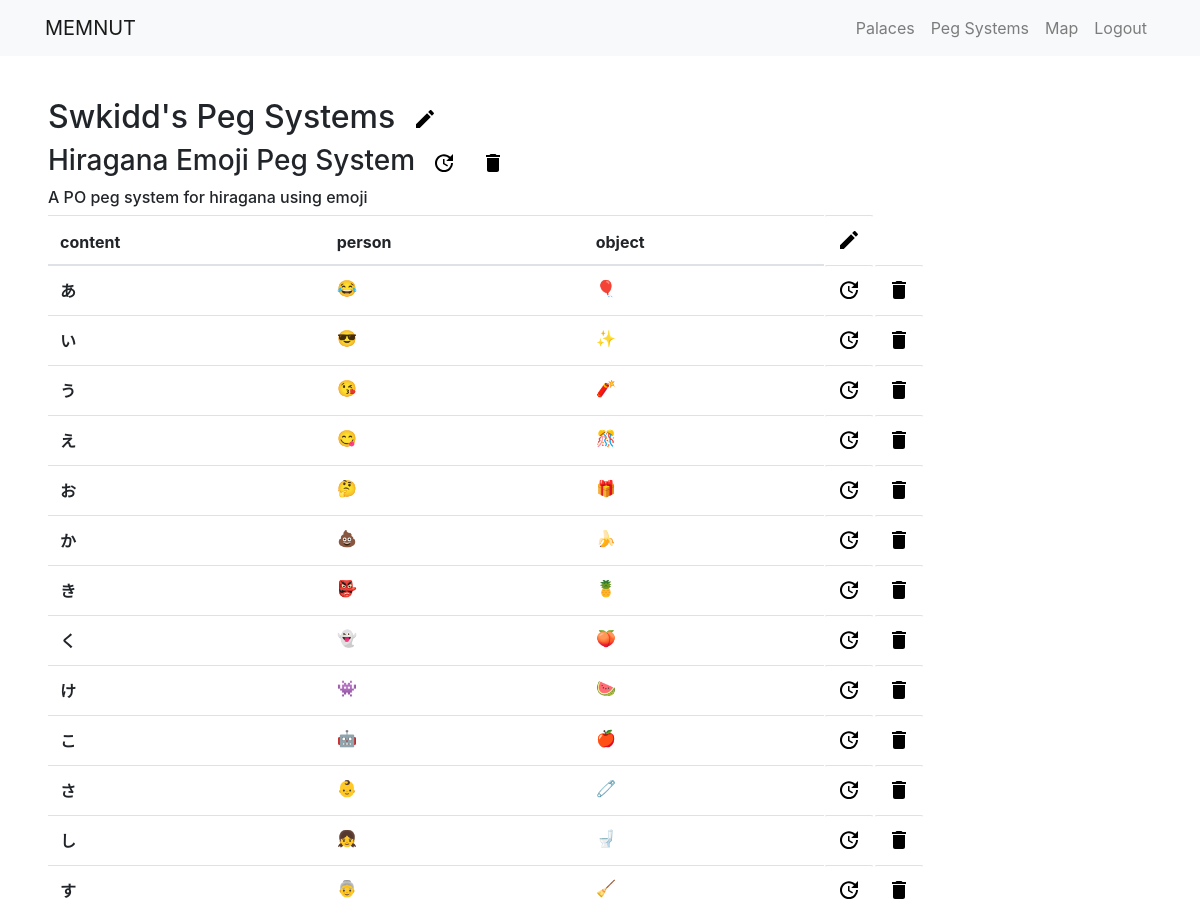
Page /user/pegs/ (signed in, upper part) on the earlier database version.
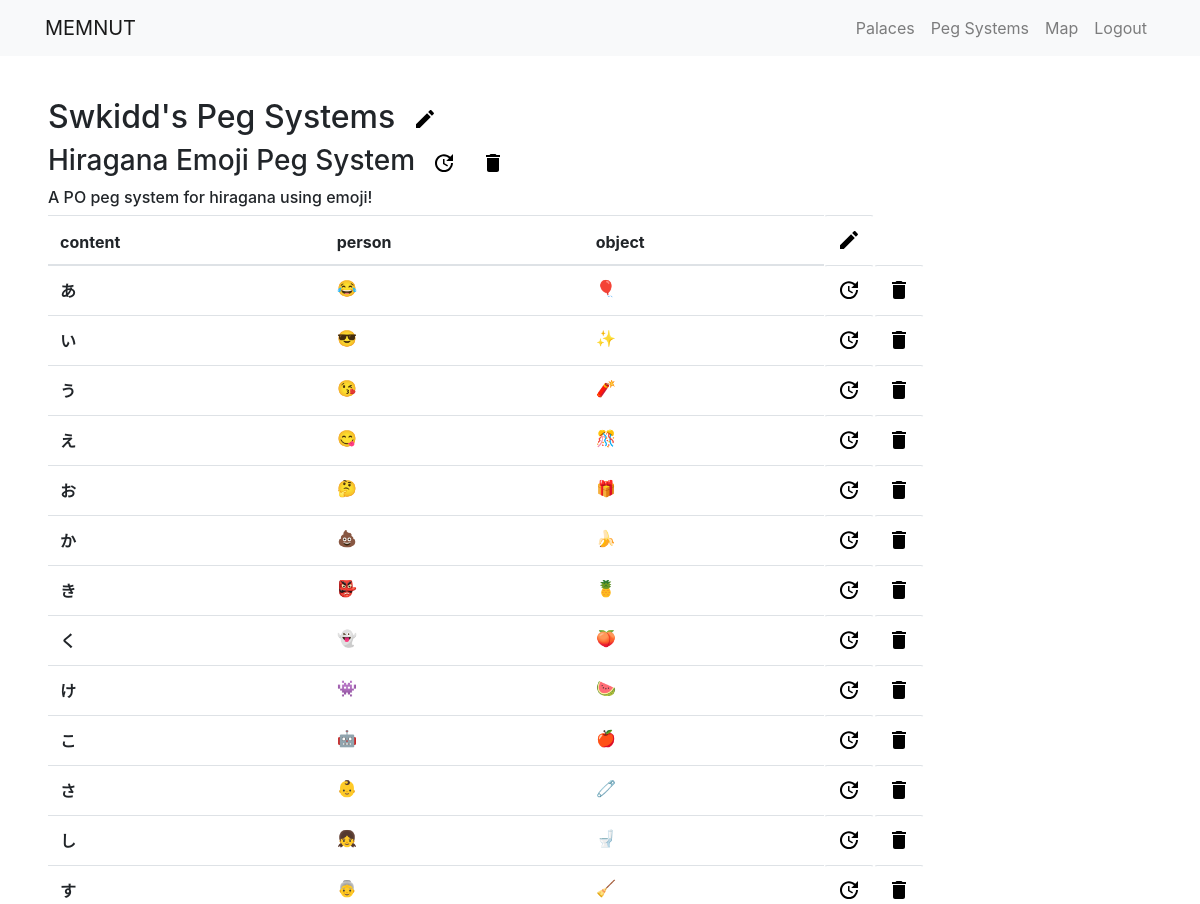
Same page on the later database version.
### pegs/models.py (models this page shows, shortened)
class PegSystem(models.Model):
    title = models.CharField(max_length=30)
    description = models.TextField()
    pegType = models.ForeignKey(PegType, on_delete=models.PROTECT, null=True)
    createdBy = models.ForeignKey(User, on_delete=models.PROTECT)

### pegs/views.py (the view)
# urls.py: path('', views.PegDetailView.as_view(), name='peg_detail'),
class PegDetailView(LoginRequiredMixin, ListView):
    model = PegSystem
    template_name = 'pegs/peg_detail.html'
    paginate_by = 5
    def get_queryset(self):
        return PegSystem.objects.filter(createdBy=self.request.user).order_by('title')

### pegs/templates/pegs/peg_detail.html (shortened to what this page needs)
{% extends 'base_generic.html' %}
{% load static %}
{% block content %}
<content>
    {% for pegsystem in pegsystem_list %}
    <h2>
        {{ user.username|title }}'s Peg Systems
        <span class="btn btn-default btn-sm">
            <a href="{% url 'pegs:pegsystem_create' %}">
                <img src="{% static 'svg/create.svg' %}">
            </a>
        </span>
    </h2>
    <table class="table">
        <h3>
            {{ pegsystem.title }}
            <span class="btn btn-default btn-sm">
                <a href="{% url 'pegs:pegsystem_update' pegsystem.pk %}">
                    <img src="{% static 'svg/update.svg' %}">
                </a>
            </span>
            <span class="btn btn-default btn-sm">
                <a href="{% url 'pegs:pegsystem_delete' pegsystem.pk %}">
                    <img src="{% static 'svg/delete.svg' %}">
                </a>
            </span>
        </h3>
        <h6>{{ pegsystem.description }}</h6>
        <thead>
            <tr>
                <th scope="col">content</th>
                <th scope="col">person</th>
                <th scope="col">object</th>
                <td class="btn btn-default btn-sm">
                    <a href="{% url 'pegs:popeg_create' pegsystem.pk %}">
                        <img src="{% static 'svg/create.svg' %}">
                    </a>
                </td>
            </tr>
        </thead>
        <tbody>
            {% for peg in pegsystem.peg_set.all %}
            {% if peg.popeg %}
            <a href="update/popeg/{{ peg.pk }}">
                <tr>
                    <th scope="row">{{ peg.content }}</th>
                    <td>{{ peg.popeg.person }}</td>
                    <td>{{ peg.popeg.object }}</td>
                    <td class="btn btn-default btn-sm">
                        <a href="{% url 'pegs:popeg_update' peg.pk %}">
                            <img src="{% static 'svg/update.svg' %}">
                        </a>
                    </td>
                    <td class="btn btn-default btn-sm">
                        <a href="{% url 'pegs:popeg_delete' peg.pk %}">
                            <img src="{% static 'svg/delete.svg' %}">
                        </a>
                    </td>
                </tr>
            </a>
            {% endif %}
            {% endfor %}
        </tbody>
        {% endfor %}
    </table>
</content>
{% endblock %}

Differences in the rows shown:
changed PegSystem "Hiragana Emoji Peg System": description "A PO peg system for hiragana using emoji" → "A PO peg system for hiragana using emoji!"
